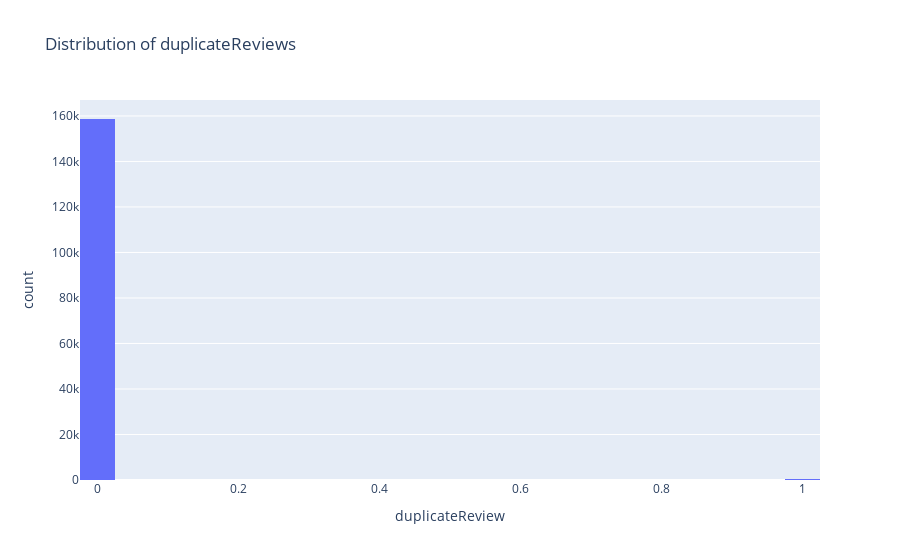

Notebook code cell kept with this figure:
### Code cell
#Checking the distribution of the duplicateReviews

plt.figure(figsize=(8, 5))
fig = px.histogram(data_sample, x='duplicateReview', title = 'Distribution of duplicateReviews', nbins=50)
fig.show()

### Figure 1 — Plotly figure (JSON) as saved in the notebook; plotly's stock layout.template omitted (floating-point values rounded to 4 significant figures; data arrays with more than 128 entries replaced by an {"elided": "..."} marker saying what was removed)
{"data": [{"alignmentgroup": "True", "bingroup": "x", "hovertemplate": "duplicateReview=%{x}<br>count=%{y}<extra></extra>", "legendgroup": "", "marker": {"color": "#636efa", "pattern": {"shape": ""}}, "name": "", "nbinsx": 50, "offsetgroup": "", "orientation": "v", "showlegend": false, "type": "histogram", "x": {"elided": "159290 int values"}, "xaxis": "x", "yaxis": "y"}], "layout": {"barmode": "relative", "legend": {"tracegroupgap": 0}, "title": {"text": "Distribution of duplicateReviews"}, "xaxis": {"anchor": "y", "domain": [0, 1], "title": {"text": "duplicateReview"}}, "yaxis": {"anchor": "x", "domain": [0, 1], "title": {"text": "count"}}}}
